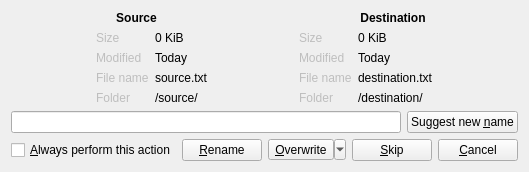
<?xml version="1.0" encoding="UTF-8"?>
<ui version="4.0">
 <class>fileExistsDialog</class>
 <widget class="QWidget" name="fileExistsDialog">
  <property name="geometry">
   <rect>
    <x>0</x>
    <y>0</y>
    <width>469</width>
    <height>162</height>
   </rect>
  </property>
  <property name="windowTitle">
   <string>The file exists</string>
  </property>
  <layout class="QVBoxLayout" name="verticalLayout">
   <item>
    <layout class="QHBoxLayout" name="horizontalLayout">
     <item>
      <widget class="QLabel" name="label">
       <property name="sizePolicy">
        <sizepolicy hsizetype="Minimum" vsizetype="Preferred">
         <horstretch>0</horstretch>
         <verstretch>0</verstretch>
        </sizepolicy>
       </property>
       <property name="font">
        <font>
         <weight>75</weight>
         <bold>true</bold>
        </font>
       </property>
       <property name="text">
        <string>Source</string>
       </property>
       <property name="alignment">
        <set>Qt::AlignCenter</set>
       </property>
      </widget>
     </item>
     <item>
      <widget class="QLabel" name="label_2">
       <property name="font">
        <font>
         <weight>75</weight>
         <bold>true</bold>
        </font>
       </property>
       <property name="text">
        <string>Destination</string>
       </property>
       <property name="alignment">
        <set>Qt::AlignCenter</set>
       </property>
      </widget>
     </item>
    </layout>
   </item>
   <item>
    <layout class="QHBoxLayout" name="horizontalLayout_2">
     <item>
      <spacer name="horizontalSpacer_2">
       <property name="orientation">
        <enum>Qt::Horizontal</enum>
       </property>
       <property name="sizeHint" stdset="0">
        <size>
         <width>40</width>
         <height>20</height>
        </size>
       </property>
      </spacer>
     </item>
     <item>
      <layout class="QFormLayout" name="formLayout_2">
       <item row="0" column="0">
        <widget class="QLabel" name="label_source_size">
         <property name="enabled">
          <bool>false</bool>
         </property>
         <property name="text">
          <string>Size</string>
         </property>
        </widget>
       </item>
       <item row="0" column="1">
        <widget class="QLabel" name="label_content_source_size">
         <property name="text">
          <string notr="true">0 KiB</string>
         </property>
        </widget>
       </item>
       <item row="1" column="0">
        <widget class="QLabel" name="label_source_modified">
         <property name="enabled">
          <bool>false</bool>
         </property>
         <property name="text">
          <string>Modified</string>
         </property>
        </widget>
       </item>
       <item row="1" column="1">
        <widget class="QLabel" name="label_content_source_modified">
         <property name="text">
          <string notr="true">Today</string>
         </property>
        </widget>
       </item>
       <item row="2" column="0">
        <widget class="QLabel" name="label_source_file_name">
         <property name="enabled">
          <bool>false</bool>
         </property>
         <property name="text">
          <string>File name</string>
         </property>
        </widget>
       </item>
       <item row="2" column="1">
        <widget class="QLabel" name="label_content_source_file_name">
         <property name="text">
          <string notr="true">source.txt</string>
         </property>
        </widget>
       </item>
       <item row="3" column="0">
        <widget class="QLabel" name="label_3">
         <property name="enabled">
          <bool>false</bool>
         </property>
         <property name="text">
          <string>Folder</string>
         </property>
        </widget>
       </item>
       <item row="3" column="1">
        <widget class="QLabel" name="label_content_source_folder">
         <property name="text">
          <string notr="true">/source/</string>
         </property>
        </widget>
       </item>
      </layout>
     </item>
     <item>
      <spacer name="horizontalSpacer_4">
       <property name="orientation">
        <enum>Qt::Horizontal</enum>
       </property>
       <property name="sizeHint" stdset="0">
        <size>
         <width>40</width>
         <height>20</height>
        </size>
       </property>
      </spacer>
     </item>
     <item>
      <layout class="QFormLayout" name="formLayout">
       <property name="fieldGrowthPolicy">
        <enum>QFormLayout::ExpandingFieldsGrow</enum>
       </property>
       <item row="0" column="0">
        <widget class="QLabel" name="label_destination_size">
         <property name="enabled">
          <bool>false</bool>
         </property>
         <property name="text">
          <string>Size</string>
         </property>
        </widget>
       </item>
       <item row="0" column="1">
        <widget class="QLabel" name="label_content_destination_size">
         <property name="text">
          <string notr="true">0 KiB</string>
         </property>
        </widget>
       </item>
       <item row="1" column="0">
        <widget class="QLabel" name="label_destination_modified">
         <property name="enabled">
          <bool>false</bool>
         </property>
         <property name="text">
          <string>Modified</string>
         </property>
        </widget>
       </item>
       <item row="1" column="1">
        <widget class="QLabel" name="label_content_destination_modified">
         <property name="text">
          <string notr="true">Today</string>
         </property>
        </widget>
       </item>
       <item row="2" column="0">
        <widget class="QLabel" name="label_destination_file_name">
         <property name="enabled">
          <bool>false</bool>
         </property>
         <property name="text">
          <string>File name</string>
         </property>
        </widget>
       </item>
       <item row="2" column="1">
        <widget class="QLabel" name="label_content_destination_file_name">
         <property name="text">
          <string notr="true">destination.txt</string>
         </property>
        </widget>
       </item>
       <item row="3" column="0">
        <widget class="QLabel" name="label_4">
         <property name="enabled">
          <bool>false</bool>
         </property>
         <property name="text">
          <string>Folder</string>
         </property>
        </widget>
       </item>
       <item row="3" column="1">
        <widget class="QLabel" name="label_content_destination_folder">
         <property name="text">
          <string notr="true">/destination/</string>
         </property>
        </widget>
       </item>
      </layout>
     </item>
     <item>
      <spacer name="horizontalSpacer_3">
       <property name="orientation">
        <enum>Qt::Horizontal</enum>
       </property>
       <property name="sizeHint" stdset="0">
        <size>
         <width>40</width>
         <height>20</height>
        </size>
       </property>
      </spacer>
     </item>
    </layout>
   </item>
   <item>
    <spacer name="verticalSpacer">
     <property name="orientation">
      <enum>Qt::Vertical</enum>
     </property>
     <property name="sizeHint" stdset="0">
      <size>
       <width>20</width>
       <height>40</height>
      </size>
     </property>
    </spacer>
   </item>
   <item>
    <layout class="QHBoxLayout" name="horizontalLayout_3">
     <item>
      <widget class="QLineEdit" name="lineEditNewName">
       <property name="text">
        <string notr="true"/>
       </property>
       <property name="placeholderText">
        <string notr="true"/>
       </property>
      </widget>
     </item>
     <item>
      <widget class="QPushButton" name="SuggestNewName">
       <property name="text">
        <string>Suggest new &amp;name</string>
       </property>
      </widget>
     </item>
    </layout>
   </item>
   <item>
    <layout class="QHBoxLayout" name="horizontalLayout_4">
     <item>
      <widget class="QCheckBox" name="checkBoxAlways">
       <property name="text">
        <string>&amp;Always perform this action</string>
       </property>
      </widget>
     </item>
     <item>
      <spacer name="horizontalSpacer">
       <property name="orientation">
        <enum>Qt::Horizontal</enum>
       </property>
       <property name="sizeHint" stdset="0">
        <size>
         <width>40</width>
         <height>20</height>
        </size>
       </property>
      </spacer>
     </item>
     <item>
      <widget class="QPushButton" name="Rename">
       <property name="text">
        <string>&amp;Rename</string>
       </property>
      </widget>
     </item>
     <item>
      <widget class="QToolButton" name="Overwrite">
       <property name="text">
        <string>&amp;Overwrite</string>
       </property>
       <property name="popupMode">
        <enum>QToolButton::MenuButtonPopup</enum>
       </property>
      </widget>
     </item>
     <item>
      <widget class="QPushButton" name="Skip">
       <property name="text">
        <string>&amp;Skip</string>
       </property>
      </widget>
     </item>
     <item>
      <widget class="QPushButton" name="Cancel">
       <property name="text">
        <string>&amp;Cancel</string>
       </property>
      </widget>
     </item>
    </layout>
   </item>
  </layout>
  <action name="actionOverwrite_if_newer">
   <property name="text">
    <string>Overwrite if newer</string>
   </property>
  </action>
  <action name="actionOverwrite_if_not_same_modification_date">
   <property name="text">
    <string>Overwrite if modification date differs</string>
   </property>
   <property name="toolTip">
    <string>Overwrite if modification date differs</string>
   </property>
  </action>
  <action name="actionOverwrite_if_older">
   <property name="text">
    <string>Overwrite if older</string>
   </property>
   <property name="toolTip">
    <string>Overwrite if older</string>
   </property>
  </action>
 </widget>
 <resources/>
 <connections>
  <connection>
   <sender>checkBoxAlways</sender>
   <signal>toggled(bool)</signal>
   <receiver>Cancel</receiver>
   <slot>setDisabled(bool)</slot>
   <hints>
    <hint type="sourcelabel">
     <x>115</x>
     <y>130</y>
    </hint>
    <hint type="destinationlabel">
     <x>440</x>
     <y>129</y>
    </hint>
   </hints>
  </connection>
  <connection>
   <sender>checkBoxAlways</sender>
   <signal>toggled(bool)</signal>
   <receiver>lineEditNewName</receiver>
   <slot>setDisabled(bool)</slot>
   <hints>
    <hint type="sourcelabel">
     <x>62</x>
     <y>129</y>
    </hint>
    <hint type="destinationlabel">
     <x>108</x>
     <y>93</y>
    </hint>
   </hints>
  </connection>
  <connection>
   <sender>checkBoxAlways</sender>
   <signal>toggled(bool)</signal>
   <receiver>SuggestNewName</receiver>
   <slot>setDisabled(bool)</slot>
   <hints>
    <hint type="sourcelabel">
     <x>144</x>
     <y>138</y>
    </hint>
    <hint type="destinationlabel">
     <x>326</x>
     <y>98</y>
    </hint>
   </hints>
  </connection>
 </connections>
</ui>
